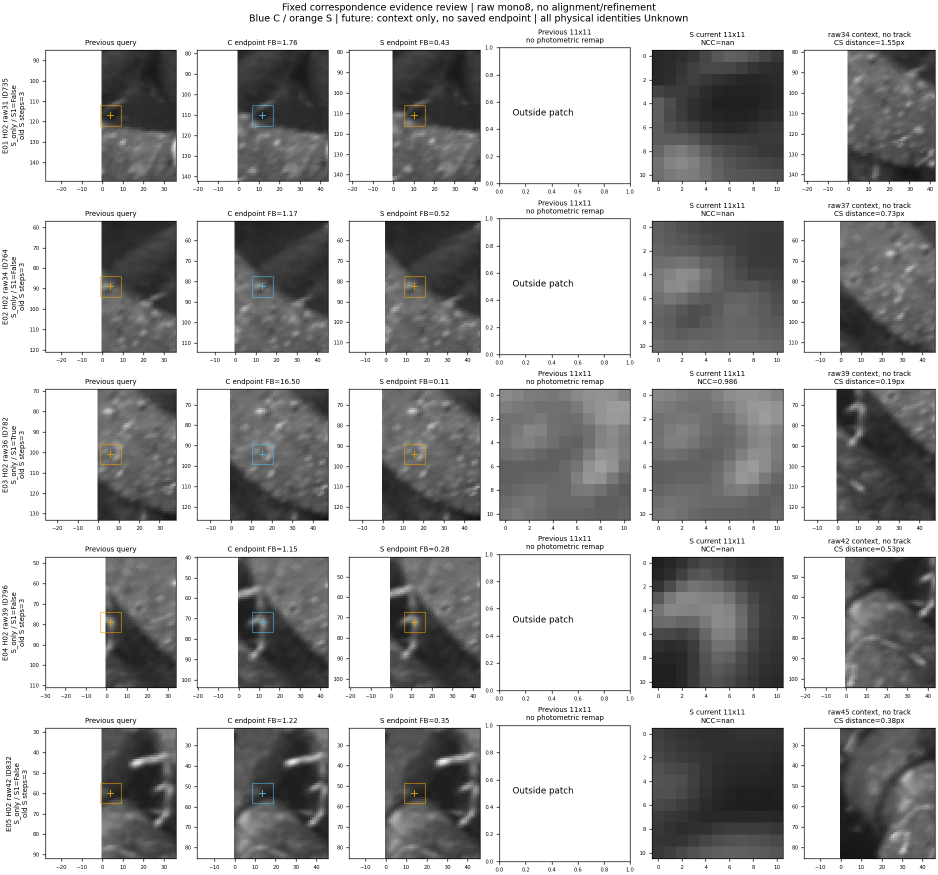
#> input picture papers/frontend_searaft_evidence_check_v1/samples/review_01.png, 1875 x 1750 px (shown at 1/2 size)
$ python scan_sequence_quality.py --input ../../papers/frontend_searaft_evidence_check_v1/samples/review_01.png --output-csv out.png   (older library calls are emulated)
#> lines starting #> are read from the running program, lines starting #| are printed output that depends on the picture
### uw_frontend/quality/image_quality.py
from __future__ import annotations

from dataclasses import dataclass

import cv2
import numpy as np


@dataclass
class ImageQuality:
    mean_intensity: float
    contrast: float
    gradient_mean: float
    laplacian_var: float
    underexposed_ratio: float
    overexposed_ratio: float
    illumination_nonuniformity: float
    local_contrast: float
    flat_region_ratio: float
    texture_score: float
    blur_score: float
    exposure_score: float
    contrast_score: float
    illumination_score: float
    backscatter_score: float
    highlight_shadow_score: float
    grid_texture_score: float
    underwater_score: float
    degradation_score: float
    global_score: float


@dataclass
class CellQualityMap:
    rows: int
    cols: int
    quality: np.ndarray
    texture: np.ndarray
    contrast: np.ndarray
    blur: np.ndarray
    exposure: np.ndarray
    illumination: np.ndarray
    backscatter: np.ndarray
    highlight_shadow: np.ndarray

    def quality_at(self, points: np.ndarray) -> np.ndarray:
        return _values_at_points(self.quality, points, self.rows, self.cols)

    def texture_at(self, points: np.ndarray) -> np.ndarray:
        return _values_at_points(self.texture, points, self.rows, self.cols)


def _clip01(value: float) -> float:
    return float(np.clip(value, 0.0, 1.0))


def score_image_quality(gray: np.ndarray) -> ImageQuality:
    if gray.ndim != 2:
        raise ValueError("score_image_quality expects a grayscale image")

    gray_u8 = gray.astype(np.uint8, copy=False)
    gray_f = gray_u8.astype(np.float32)
    mean = float(np.mean(gray_f))
    contrast = float(np.std(gray_f))

    gx = cv2.Sobel(gray_u8, cv2.CV_32F, 1, 0, ksize=3)
    gy = cv2.Sobel(gray_u8, cv2.CV_32F, 0, 1, ksize=3)
    grad_mag = cv2.magnitude(gx, gy)
    gradient_mean = float(np.mean(grad_mag))

    lap = cv2.Laplacian(gray_u8, cv2.CV_32F, ksize=3)
    laplacian_var = float(np.var(lap))

    under = float(np.mean(gray_u8 < 12))
    over = float(np.mean(gray_u8 > 243))
    shadow_highlight = float(np.mean((gray_u8 < 20) | (gray_u8 > 235)))

    illumination_nonuniformity = _illumination_nonuniformity(gray_f)
    local_contrast = _local_contrast(gray_f)
    flat_region_ratio = _flat_region_ratio(grad_mag)

    texture_score = _clip01(gradient_mean / 28.0)
    blur_score = _clip01(laplacian_var / 450.0)
    exposure_score = _clip01(1.0 - 2.5 * (under + over))
    contrast_score = _clip01(contrast / 45.0)
    illumination_score = _clip01(1.0 - 2.4 * illumination_nonuniformity)
    backscatter_score = _clip01(0.50 * contrast_score + 0.50 * _clip01(local_contrast / 0.22))
    highlight_shadow_score = _clip01(1.0 - 1.8 * shadow_highlight)
    grid_texture_score = _clip01(1.0 - flat_region_ratio)
    underwater_score = _clip01(
        0.22 * texture_score
        + 0.16 * blur_score
        + 0.12 * exposure_score
        + 0.12 * contrast_score
        + 0.14 * illumination_score
        + 0.12 * backscatter_score
        + 0.06 * highlight_shadow_score
        + 0.06 * grid_texture_score
    )
    degradation_score = _clip01(1.0 - underwater_score)
    global_score = underwater_score

    return ImageQuality(
        mean_intensity=mean,
        contrast=contrast,
        gradient_mean=gradient_mean,
        laplacian_var=laplacian_var,
        underexposed_ratio=under,
        overexposed_ratio=over,
        illumination_nonuniformity=illumination_nonuniformity,
        local_contrast=local_contrast,
        flat_region_ratio=flat_region_ratio,
        texture_score=texture_score,
        blur_score=blur_score,
        exposure_score=exposure_score,
        contrast_score=contrast_score,
        illumination_score=illumination_score,
        backscatter_score=backscatter_score,
        highlight_shadow_score=highlight_shadow_score,
        grid_texture_score=grid_texture_score,
        underwater_score=underwater_score,
        degradation_score=degradation_score,
        global_score=global_score,
    )


# [46 lines left out: function fuse_image_quality_for_gates, not called in this run]


def _illumination_nonuniformity(gray_f: np.ndarray) -> float:
    h, w = gray_f.shape[:2]
    sigma = max(9.0, float(max(h, w)) / 12.0)
    low_freq = cv2.GaussianBlur(gray_f, (0, 0), sigmaX=sigma, sigmaY=sigma)
    p10, p90 = np.percentile(low_freq, [10, 90])
    return _clip01(float(p90 - p10) / 255.0)


def _local_contrast(gray_f: np.ndarray) -> float:
    kernel = (31, 31)
    local_mean = cv2.blur(gray_f, kernel)
    local_sq_mean = cv2.blur(gray_f * gray_f, kernel)
    local_std = np.sqrt(np.maximum(local_sq_mean - local_mean * local_mean, 0.0))
    normalized = local_std / (local_mean + 10.0)
    return float(np.median(normalized))


def _flat_region_ratio(grad_mag: np.ndarray, rows: int = 4, cols: int = 6) -> float:
    h, w = grad_mag.shape[:2]
    flat = 0
    total = 0
    for row in range(rows):
        y0 = int(round(row * h / rows))
        y1 = int(round((row + 1) * h / rows))
        for col in range(cols):
            x0 = int(round(col * w / cols))
            x1 = int(round((col + 1) * w / cols))
            cell = grad_mag[y0:y1, x0:x1]
            if cell.size == 0:
                continue
            total += 1
            if float(np.mean(cell)) < 12.0:
                flat += 1
    return 0.0 if total == 0 else float(flat / total)


# [134 lines left out: functions local_texture_scores, score_cell_quality_map, _values_at_points, cell_quality_at_points, not called in this run]

### uw_frontend/datasets/image_sequence.py
from __future__ import annotations

import tarfile
import zipfile
from dataclasses import dataclass
from pathlib import Path
from typing import Iterator, Optional

import cv2
import numpy as np


IMAGE_EXTENSIONS = {".png", ".jpg", ".jpeg", ".bmp", ".tif", ".tiff"}


@dataclass(frozen=True)
class Frame:
    index: int
    name: str
    image: np.ndarray
    timestamp: Optional[float] = None


class ImageSequence:
    """Read grayscale frames from a directory, tar/tar.gz, zip archive, or single image."""

    def __init__(
        self,
        path: str | Path,
        image_prefix: str | None = None,
        every_n: int = 1,
        max_frames: int | None = None,
        start_index: int = 0,
        end_index: int | None = None,
    ) -> None:
        self.path = Path(path)
        self.image_prefix = image_prefix
        self.every_n = max(1, int(every_n))
        self.max_frames = max_frames
        self.start_index = max(0, int(start_index))
        self.end_index = end_index
        if not self.path.exists():
            raise FileNotFoundError(self.path)

    def __iter__(self) -> Iterator[Frame]:
        if self.path.is_dir():
            yield from self._iter_directory()
            return
        if tarfile.is_tarfile(self.path):
            yield from self._iter_tar()
            return
        if zipfile.is_zipfile(self.path):
            yield from self._iter_zip()
            return
        image = cv2.imread(str(self.path), cv2.IMREAD_GRAYSCALE)
        if image is None:
            raise ValueError(f"Unsupported image sequence path: {self.path}")
        yield Frame(index=0, name=self.path.name, image=image)

    # [71 lines left out: functions _accept, _iter_directory, _iter_tar, _iter_zip, not called in this run]

### uw_frontend/evaluation/scan_sequence_quality.py
from __future__ import annotations

import argparse
import csv
from pathlib import Path

import numpy as np

from uw_frontend.datasets.image_sequence import ImageSequence
from uw_frontend.quality.image_quality import score_image_quality


def main() -> int:
    parser = argparse.ArgumentParser(description="Scan an image sequence for underwater degradation candidates.")
    parser.add_argument("--input", required=True)
    parser.add_argument("--image-prefix", default=None)
    parser.add_argument("--output-csv", required=True)
    parser.add_argument("--max-frames", type=int, default=None)
    parser.add_argument("--every-n", type=int, default=1)
    parser.add_argument("--start-index", type=int, default=0)
    parser.add_argument("--end-index", type=int, default=None)
    parser.add_argument("--quality-threshold", type=float, default=0.45)
    parser.add_argument("--texture-threshold", type=float, default=0.45)
    parser.add_argument("--blur-threshold", type=float, default=0.45)
    parser.add_argument("--degradation-threshold", type=float, default=0.55)
    parser.add_argument("--flat-region-threshold", type=float, default=0.90)
    parser.add_argument("--illumination-threshold", type=float, default=0.48)
    parser.add_argument("--backscatter-threshold", type=float, default=0.43)
    parser.add_argument("--grid-texture-threshold", type=float, default=0.10)
    args = parser.parse_args()

    sequence = ImageSequence(
        args.input,
        image_prefix=args.image_prefix,
        every_n=args.every_n,
        max_frames=args.max_frames,
        start_index=args.start_index,
        end_index=args.end_index,
    )
    out = Path(args.output_csv)
    out.parent.mkdir(parents=True, exist_ok=True)
    rows = []
    with out.open("w", newline="", encoding="utf-8") as handle:
        fieldnames = [
            "frame_index",
            "frame_name",
            "mean_intensity",
            "contrast",
            "gradient_mean",
            "laplacian_var",
            "underexposed_ratio",
            "overexposed_ratio",
            "illumination_nonuniformity",
            "local_contrast",
            "flat_region_ratio",
            "texture_score",
            "blur_score",
            "exposure_score",
            "contrast_score",
            "illumination_score",
            "backscatter_score",
            "highlight_shadow_score",
            "grid_texture_score",
            "underwater_score",
            "degradation_score",
            "image_quality",
            "is_degraded",
            "degradation_reason",
        ]
        writer = csv.DictWriter(handle, fieldnames=fieldnames)
        writer.writeheader()
        for frame in sequence:
            q = score_image_quality(frame.image)
            reasons = []
            if q.global_score < args.quality_threshold:
                reasons.append("low_quality")
            if q.texture_score < args.texture_threshold:
                reasons.append("low_texture")
            if q.blur_score < args.blur_threshold:
                reasons.append("blur")
            if q.underexposed_ratio + q.overexposed_ratio > 0.08:
                reasons.append("bad_exposure")
            if q.degradation_score > args.degradation_threshold:
                reasons.append("underwater_degradation")
            if q.flat_region_ratio > args.flat_region_threshold:
                reasons.append("flat_regions")
            if q.illumination_nonuniformity > args.illumination_threshold:
                reasons.append("illumination_nonuniformity")
            if q.backscatter_score < args.backscatter_threshold:
                reasons.append("backscatter_or_low_contrast")
            if q.grid_texture_score < args.grid_texture_threshold:
                reasons.append("low_grid_texture")
            row = {
                "frame_index": frame.index,
                "frame_name": frame.name,
                "mean_intensity": q.mean_intensity,
                "contrast": q.contrast,
                "gradient_mean": q.gradient_mean,
                "laplacian_var": q.laplacian_var,
                "underexposed_ratio": q.underexposed_ratio,
                "overexposed_ratio": q.overexposed_ratio,
                "illumination_nonuniformity": q.illumination_nonuniformity,
                "local_contrast": q.local_contrast,
                "flat_region_ratio": q.flat_region_ratio,
                "texture_score": q.texture_score,
                "blur_score": q.blur_score,
                "exposure_score": q.exposure_score,
                "contrast_score": q.contrast_score,
                "illumination_score": q.illumination_score,
                "backscatter_score": q.backscatter_score,
                "highlight_shadow_score": q.highlight_shadow_score,
                "grid_texture_score": q.grid_texture_score,
                "underwater_score": q.underwater_score,
                "degradation_score": q.degradation_score,
                "image_quality": q.global_score,
                "is_degraded": bool(reasons),
                "degradation_reason": "+".join(reasons) if reasons else "healthy",
            }
            writer.writerow(row)
            rows.append(row)
#> this loop made 1 pass
#> (mean in score_image_quality, contrast in score_image_quality, gradient_mean in score_image_quality, laplacian_var in score_image_quality, under in score_image_quality, over in score_image_quality, shadow_highlight in score_image_quality) on pass 1: (178.6, 89.06, 55.37, 53094.1, 0.0135, 0.549, 0.564)
#> pass 1, in score_image_quality, `gx = cv2.Sobel(gray_u8, cv2.CV_32F, 1, 0, ksize=3)`:
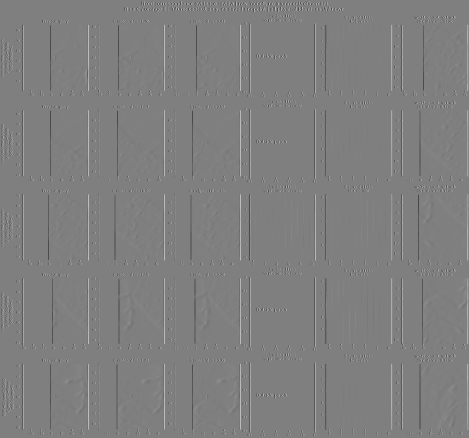
#> gx: shape (1750, 1875) float32 (shown at 1/4 size); min -1020, max 1020, mean 0; drawn with min black and max white
#> pass 1, in score_image_quality, `gy = cv2.Sobel(gray_u8, cv2.CV_32F, 0, 1, ksize=3)`:
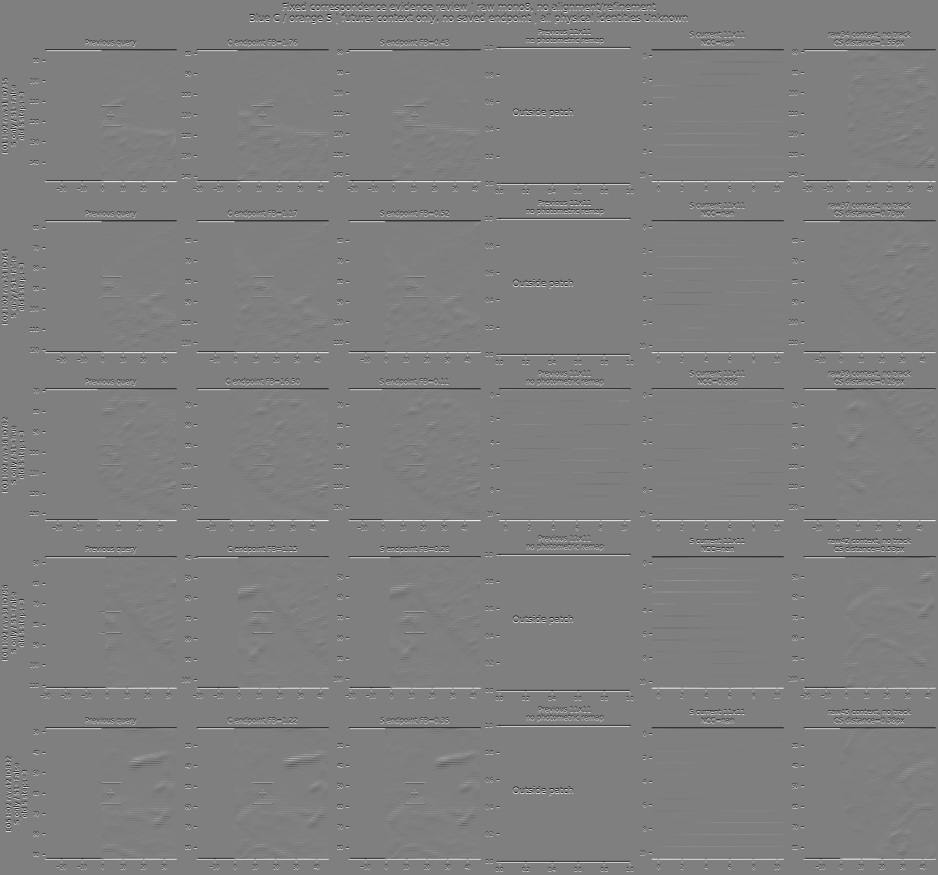
#> gy: shape (1750, 1875) float32 (shown at 1/2 size); min -1020, max 1020, mean 0; drawn with min black and max white
#> after the loop, rows = 1 item

    _print_summary(rows, out)
    return 0


def _print_summary(rows: list[dict], out: Path) -> None:
    if not rows:
        print(f"wrote empty scan {out}")
        return
    qualities = np.asarray([row["image_quality"] for row in rows], dtype=np.float32)
#> qualities = [0.724]
    textures = np.asarray([row["texture_score"] for row in rows], dtype=np.float32)
#> textures = [1]
    degradations = np.asarray([row["degradation_score"] for row in rows], dtype=np.float32)
#> degradations = [0.276]
    flat_regions = np.asarray([row["flat_region_ratio"] for row in rows], dtype=np.float32)
#> flat_regions = [0]
    degraded = [row for row in rows if row["is_degraded"]]
#> degraded = 1 item
    print(f"wrote {out}")
    print(f"frames: {len(rows)}")
#| frames: 1
    print(f"degraded: {len(degraded)} ({len(degraded) / len(rows):.1%})")
#| degraded: 1 (100.0%)
    print(f"image_quality median/min: {float(np.median(qualities)):.3f}/{float(np.min(qualities)):.3f}")
#| image_quality median/min: 0.724/0.724
    print(f"texture_score median/min: {float(np.median(textures)):.3f}/{float(np.min(textures)):.3f}")
#| texture_score median/min: 1.000/1.000
    print(f"degradation median/max: {float(np.median(degradations)):.3f}/{float(np.max(degradations)):.3f}")
#| degradation median/max: 0.276/0.276
    print(f"flat_region median/max: {float(np.median(flat_regions)):.3f}/{float(np.max(flat_regions)):.3f}")
#| flat_region median/max: 0.000/0.000
    if degraded:
        print("first degraded frames:")
        for row in degraded[:10]:
            print(f"  {row['frame_index']:6d} {row['image_quality']:.3f} {row['texture_score']:.3f} {row['degradation_reason']} {row['frame_name']}")
#> this loop made 1 pass
#|        0 0.724 1.000 bad_exposure review_01.png


if __name__ == "__main__":
    raise SystemExit(main())
#> (the program exits here)

$ run again, on papers/frontend_searaft_evidence_check_v1/samples/review_03.png
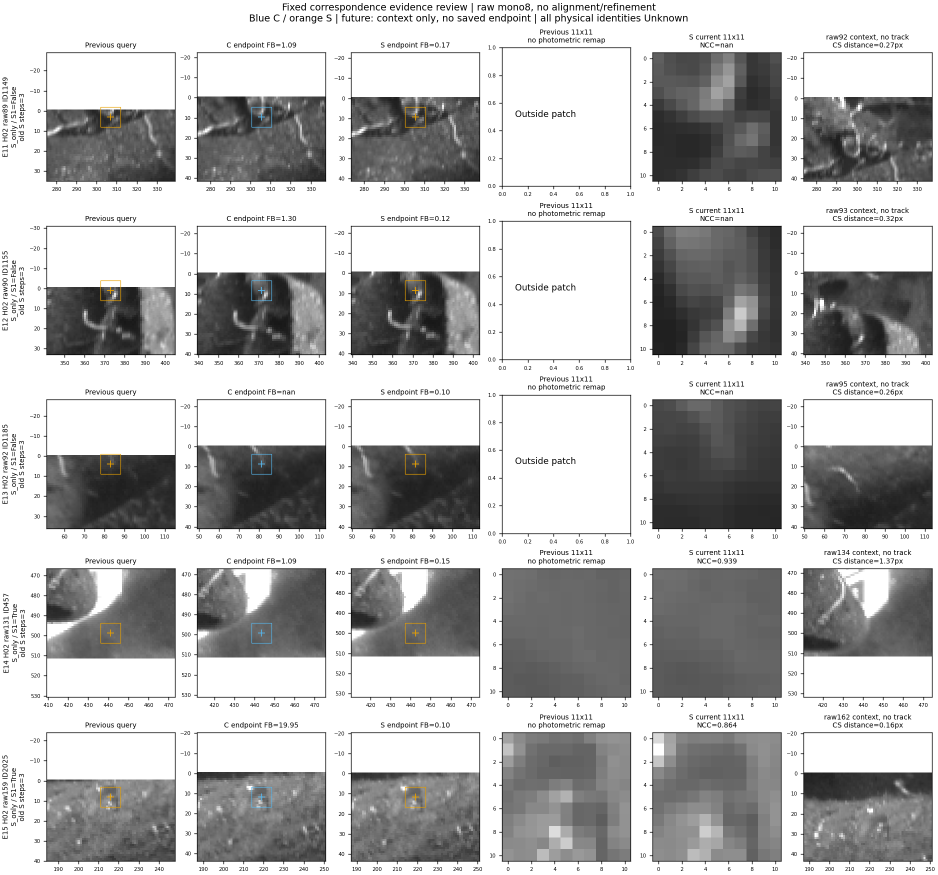
#> input picture papers/frontend_searaft_evidence_check_v1/samples/review_03.png, 1875 x 1750 px (shown at 1/2 size)
#> the loop in main, `for frame in sequence:` made 1 pass
#> (mean in score_image_quality, contrast in score_image_quality, gradient_mean in score_image_quality, laplacian_var in score_image_quality, under in score_image_quality, over in score_image_quality, shadow_highlight in score_image_quality) on pass 1: (184.4, 85.05, 57.38, 55035.7, 0.0133, 0.56, 0.576)
#> pass 1, in score_image_quality, `gx = cv2.Sobel(gray_u8, cv2.CV_32F, 1, 0, ksize=3)`:
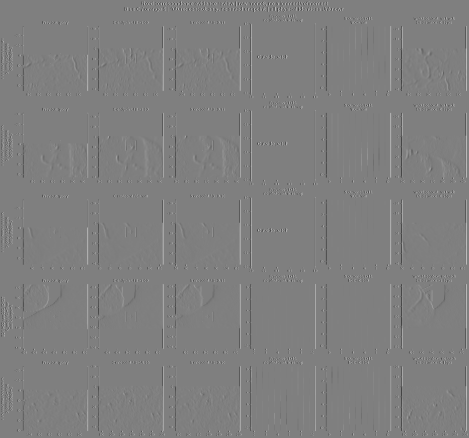
#> gx: shape (1750, 1875) float32 (shown at 1/4 size); min -1020, max 1020, mean 0; drawn with min black and max white
#> pass 1, in score_image_quality, `gy = cv2.Sobel(gray_u8, cv2.CV_32F, 0, 1, ksize=3)`:
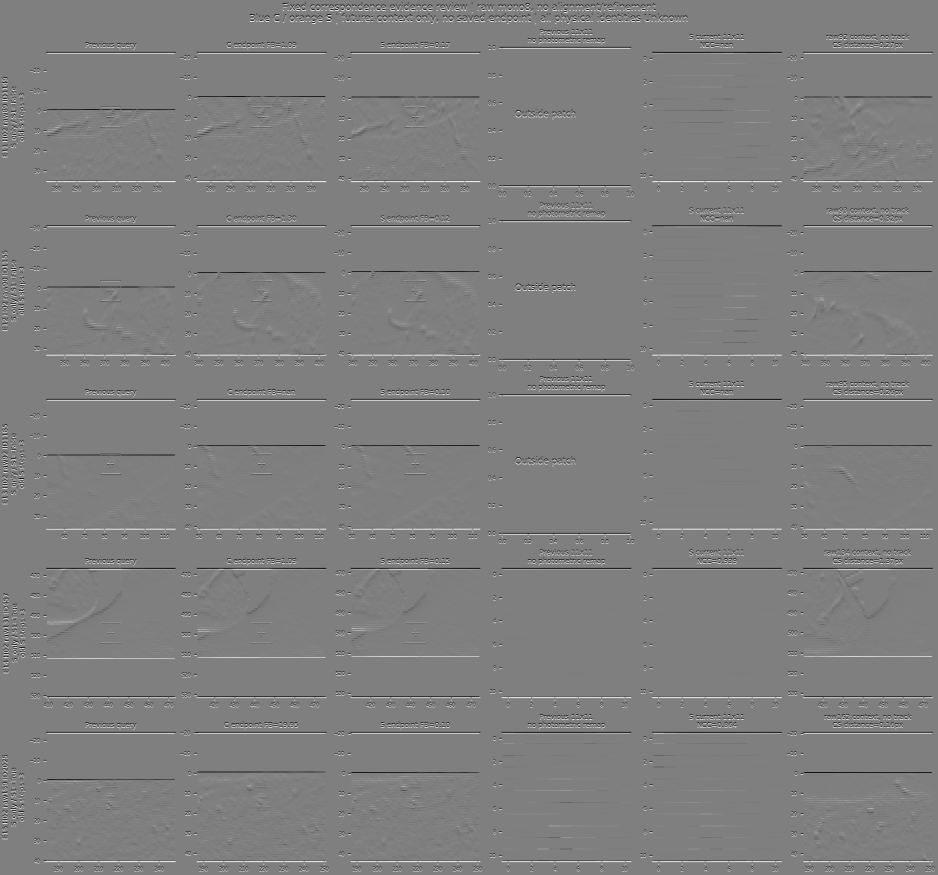
#> gy: shape (1750, 1875) float32 (shown at 1/2 size); min -1020, max 1020, mean 0; drawn with min black and max white
#> after the loop in main, `for frame in sequence:`: rows = 1 item
#> qualities = [0.731]
#> textures = [1]
#> degradations = [0.269]
#> flat_regions = [0]
#> degraded = 1 item
#| frames: 1
#| degraded: 1 (100.0%)
#| image_quality median/min: 0.731/0.731
#| texture_score median/min: 1.000/1.000
#| degradation median/max: 0.269/0.269
#| flat_region median/max: 0.000/0.000
#> the loop in _print_summary, `for row in degraded[:10]:` made 1 pass
#|        0 0.731 1.000 bad_exposure review_03.png
